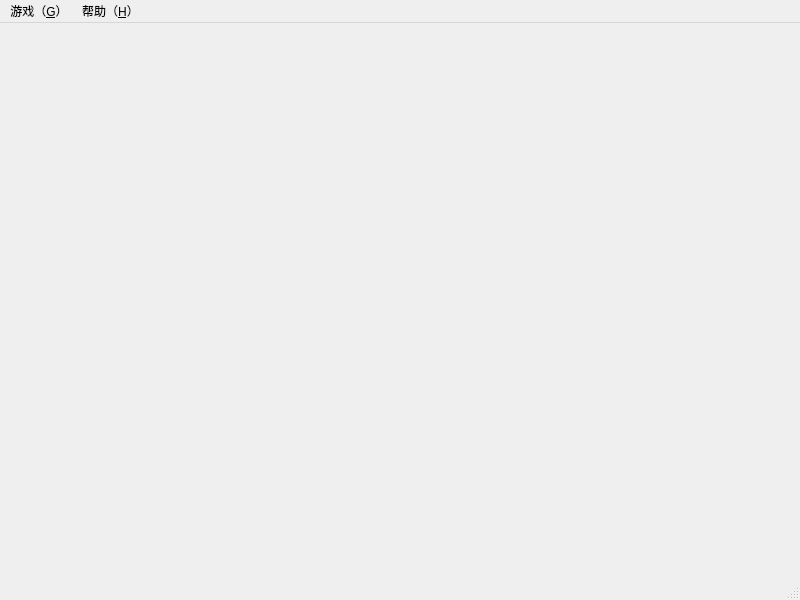
<?xml version="1.0" encoding="UTF-8"?>
<ui version="4.0">
 <class>MainWindow</class>
 <widget class="QMainWindow" name="MainWindow">
  <property name="geometry">
   <rect>
    <x>0</x>
    <y>0</y>
    <width>800</width>
    <height>600</height>
   </rect>
  </property>
  <property name="windowTitle">
   <string>MainWindow</string>
  </property>
  <widget class="QWidget" name="centralwidget"/>
  <widget class="QMenuBar" name="menubar">
   <property name="geometry">
    <rect>
     <x>0</x>
     <y>0</y>
     <width>800</width>
     <height>17</height>
    </rect>
   </property>
   <widget class="QMenu" name="menu_G">
    <property name="title">
     <string>游戏（&amp;G）</string>
    </property>
    <addaction name="actionNewGame"/>
    <addaction name="actionExit"/>
   </widget>
   <widget class="QMenu" name="menu_H">
    <property name="title">
     <string>帮助（&amp;H）</string>
    </property>
    <addaction name="actionHelp"/>
   </widget>
   <addaction name="menu_G"/>
   <addaction name="menu_H"/>
  </widget>
  <widget class="QStatusBar" name="statusbar"/>
  <action name="actionNewGame">
   <property name="text">
    <string>开始新游戏</string>
   </property>
  </action>
  <action name="actionExit">
   <property name="text">
    <string>退出</string>
   </property>
  </action>
  <action name="actionHelp">
   <property name="text">
    <string>操作说明</string>
   </property>
  </action>
 </widget>
 <resources/>
 <connections/>
</ui>
